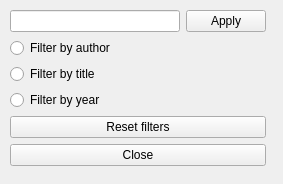
<?xml version="1.0" encoding="UTF-8"?>
<ui version="4.0">
 <class>Form</class>
 <widget class="QWidget" name="Form">
  <property name="geometry">
   <rect>
    <x>0</x>
    <y>0</y>
    <width>283</width>
    <height>184</height>
   </rect>
  </property>
  <property name="windowTitle">
   <string>Form</string>
  </property>
  <widget class="QWidget" name="layoutWidget">
   <property name="geometry">
    <rect>
     <x>10</x>
     <y>10</y>
     <width>256</width>
     <height>164</height>
    </rect>
   </property>
   <layout class="QVBoxLayout" name="verticalLayout_2">
    <item>
     <layout class="QHBoxLayout" name="horizontalLayout">
      <item>
       <widget class="QLineEdit" name="lineEdit"/>
      </item>
      <item>
       <widget class="QPushButton" name="pushButton">
        <property name="text">
         <string>Apply</string>
        </property>
       </widget>
      </item>
     </layout>
    </item>
    <item>
     <layout class="QHBoxLayout" name="horizontalLayout_2">
      <item>
       <layout class="QVBoxLayout" name="verticalLayout">
        <item>
         <widget class="QRadioButton" name="radioButton">
          <property name="text">
           <string>Filter by author</string>
          </property>
         </widget>
        </item>
        <item>
         <widget class="QRadioButton" name="radioButton_2">
          <property name="text">
           <string>Filter by title</string>
          </property>
         </widget>
        </item>
        <item>
         <widget class="QRadioButton" name="radioButton_3">
          <property name="text">
           <string>Filter by year</string>
          </property>
         </widget>
        </item>
        <item>
         <widget class="QPushButton" name="pushButton_2">
          <property name="text">
           <string>Reset filters</string>
          </property>
         </widget>
        </item>
        <item>
         <widget class="QPushButton" name="pushButton_3">
          <property name="text">
           <string>Close</string>
          </property>
         </widget>
        </item>
        <item>
         <spacer name="verticalSpacer">
          <property name="orientation">
           <enum>Qt::Vertical</enum>
          </property>
          <property name="sizeHint" stdset="0">
           <size>
            <width>20</width>
            <height>40</height>
           </size>
          </property>
         </spacer>
        </item>
       </layout>
      </item>
     </layout>
    </item>
   </layout>
  </widget>
 </widget>
 <resources/>
 <connections/>
</ui>
